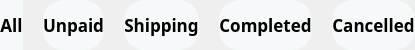
             <widget class="QWidget" name="history_tabs_4" native="true">
              <property name="sizePolicy">
               <sizepolicy hsizetype="Preferred" vsizetype="Preferred">
                <horstretch>0</horstretch>
                <verstretch>0</verstretch>
               </sizepolicy>
              </property>
              <property name="maximumSize">
               <size>
                <width>16777215</width>
                <height>50</height>
               </size>
              </property>
              <property name="styleSheet">
               <string notr="true">QPushButton {
    background-color:#F5F9F9;
	border-radius: 20px;
	border: none;
}

QPushButton::hover{
    background-color: #E8F3F2;
}</string>
              </property>
              <layout class="QHBoxLayout" name="horizontalLayout_8" stretch="0,0,0,0,0">
               <property name="spacing">
                <number>20</number>
               </property>
               <property name="leftMargin">
                <number>0</number>
               </property>
               <property name="topMargin">
                <number>0</number>
               </property>
               <property name="rightMargin">
                <number>0</number>
               </property>
               <property name="bottomMargin">
                <number>0</number>
               </property>
               <item>
                <widget class="QPushButton" name="order_page_all_button">
                 <property name="sizePolicy">
                  <sizepolicy hsizetype="Minimum" vsizetype="Minimum">
                   <horstretch>0</horstretch>
                   <verstretch>0</verstretch>
                  </sizepolicy>
                 </property>
                 <property name="font">
                  <font>
                   <family>Manrope</family>
                   <pointsize>13</pointsize>
                   <weight>75</weight>
                   <bold>true</bold>
                  </font>
                 </property>
                 <property name="text">
                  <string>All</string>
                 </property>
                </widget>
               </item>
               <item>
                <widget class="QPushButton" name="orders_page_unpaid_button">
                 <property name="sizePolicy">
                  <sizepolicy hsizetype="Minimum" vsizetype="Minimum">
                   <horstretch>0</horstretch>
                   <verstretch>0</verstretch>
                  </sizepolicy>
                 </property>
                 <property name="font">
                  <font>
                   <family>Manrope</family>
                   <pointsize>13</pointsize>
                   <weight>75</weight>
                   <bold>true</bold>
                  </font>
                 </property>
                 <property name="text">
                  <string>Unpaid</string>
                 </property>
                </widget>
               </item>
               <item>
                <widget class="QPushButton" name="orders_page_shipping_button">
                 <property name="sizePolicy">
                  <sizepolicy hsizetype="Minimum" vsizetype="Minimum">
                   <horstretch>0</horstretch>
                   <verstretch>0</verstretch>
                  </sizepolicy>
                 </property>
                 <property name="font">
                  <font>
                   <family>Manrope</family>
                   <pointsize>13</pointsize>
                   <weight>75</weight>
                   <bold>true</bold>
                  </font>
                 </property>
                 <property name="text">
                  <string>Shipping</string>
                 </property>
                </widget>
               </item>
               <item>
                <widget class="QPushButton" name="orders_page_completed_button">
                 <property name="sizePolicy">
                  <sizepolicy hsizetype="Minimum" vsizetype="Minimum">
                   <horstretch>0</horstretch>
                   <verstretch>0</verstretch>
                  </sizepolicy>
                 </property>
                 <property name="font">
                  <font>
                   <family>Manrope</family>
                   <pointsize>13</pointsize>
                   <weight>75</weight>
                   <bold>true</bold>
                  </font>
                 </property>
                 <property name="text">
                  <string>Completed</string>
                 </property>
                </widget>
               </item>
               <item>
                <widget class="QPushButton" name="oders_page_cancelled_button">
                 <property name="sizePolicy">
                  <sizepolicy hsizetype="Minimum" vsizetype="Minimum">
                   <horstretch>0</horstretch>
                   <verstretch>0</verstretch>
                  </sizepolicy>
                 </property>
                 <property name="font">
                  <font>
                   <family>Manrope</family>
                   <pointsize>13</pointsize>
                   <weight>75</weight>
                   <bold>true</bold>
                  </font>
                 </property>
                 <property name="text">
                  <string>Cancelled</string>
                 </property>
                </widget>
               </item>
              </layout>
             </widget>
